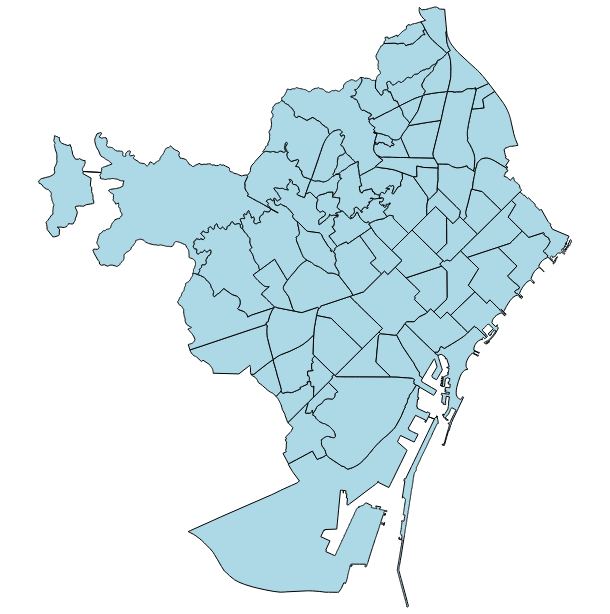

Notebook source saved alongside this figure:
### Code cell
neigh = pd.read_csv("Data/Neigh/neigh.csv")
neigh["geometry"] = neigh["geom"].apply(wkt.loads)

neigh = gpd.GeoDataFrame(
    neigh,
    geometry="geometry",
    crs="EPSG:4326"
)
neigh = neigh[["name", "geometry"]]
neigh["geometry"] = neigh.buffer(0)

neigh_layer = alt.Chart(neigh).mark_geoshape(
    stroke="black",
    fill="lightblue"
).properties(
    width=600,
    height=600
    
).encode(
    tooltip=['name']
)
neigh_layer

### Figure 1 — Vega-Lite specification as saved in the notebook (floating-point values rounded to 4 significant figures; data arrays with more than 128 entries replaced by an {"elided": "..."} marker saying what was removed)
{"config": {"view": {"continuousWidth": 300, "continuousHeight": 300}}, "data": {"name": "data-ff3992ad043cdfa6038f5a9446ee4523"}, "mark": {"type": "geoshape", "fill": "lightblue", "stroke": "black"}, "encoding": {"tooltip": [{"field": "name", "type": "nominal"}]}, "height": 600, "width": 600, "$schema": "https://vega.github.io/schema/vega-lite/v6.1.0.json", "datasets": {"data-ff3992ad043cdfa6038f5a9446ee4523": [{"name": "la Barceloneta", "type": "Feature", "geometry": {"type": "Polygon", "coordinates": {"elided": "1x539x2 float values"}}}, {"name": "la Marina del Prat Vermell", "type": "Feature", "geometry": {"type": "Polygon", "coordinates": {"elided": "1x2940x2 float values"}}}, {"name": "Sant Antoni", "type": "Feature", "geometry": {"type": "Polygon", "coordinates": [[[2.168, 41.38], [2.168, 41.38], [2.158, 41.38], [2.156, 41.38], [2.154, 41.38], [2.151, 41.38], [2.15, 41.38], [2.15, 41.38], [2.152, 41.38], [2.153, 41.38], [2.156, 41.38], [2.159, 41.38], [2.161, 41.38], [2.162, 41.38], [2.163, 41.39], [2.164, 41.39], [2.165, 41.39], [2.164, 41.39], [2.163, 41.38], [2.167, 41.38], [2.168, 41.38]]]}}, {"name": "Vallvidrera, el Tibidabo i les Planes", "type": "Feature", "geometry": {"type": "Polygon", "coordinates": {"elided": "1x1725x2 float values"}}}, {"name": "Sarrià", "type": "Feature", "geometry": {"type": "Polygon", "coordinates": {"elided": "1x656x2 float values"}}}, {"name": "Vallcarca i els Penitents", "type": "Feature", "geometry": {"type": "Polygon", "coordinates": {"elided": "1x521x2 float values"}}}, {"name": "Baró de Viver", "type": "Feature", "geometry": {"type": "Polygon", "coordinates": [[[2.197, 41.44], [2.196, 41.44], [2.196, 41.44], [2.196, 41.44], [2.196, 41.44], [2.197, 41.45], [2.197, 41.45], [2.198, 41.45], [2.198, 41.45], [2.2, 41.45], [2.201, 41.45], [2.202, 41.45], [2.203, 41.45], [2.203, 41.45], [2.202, 41.45], [2.202, 41.45], [2.199, 41.45], [2.199, 41.45], [2.199, 41.44], [2.2, 41.44], [2.197, 41.44]]]}}, {"name": "Sant Genís dels Agudells", "type": "Feature", "geometry": {"type": "Polygon", "coordinates": {"elided": "1x580x2 float values"}}}, {"name": "Horta", "type": "Feature", "geometry": {"type": "Polygon", "coordinates": {"elided": "1x671x2 float values"}}}, {"name": "l'Antiga Esquerra de l'Eixample", "type": "Feature", "geometry": {"type": "Polygon", "coordinates": [[[2.157, 41.39], [2.158, 41.39], [2.16, 41.39], [2.161, 41.39], [2.162, 41.39], [2.164, 41.39], [2.165, 41.39], [2.165, 41.39], [2.164, 41.39], [2.163, 41.39], [2.162, 41.38], [2.161, 41.38], [2.159, 41.38], [2.157, 41.38], [2.156, 41.38], [2.154, 41.39], [2.153, 41.39], [2.152, 41.39], [2.151, 41.39], [2.148, 41.39], [2.148, 41.39], [2.144, 41.39], [2.144, 41.39], [2.144, 41.39], [2.144, 41.39], [2.144, 41.39], [2.144, 41.39], [2.145, 41.39], [2.145, 41.39], [2.145, 41.39], [2.145, 41.39], [2.145, 41.39], [2.145, 41.39], [2.145, 41.39], [2.145, 41.39], [2.145, 41.39], [2.145, 41.39], [2.145, 41.39], [2.145, 41.39], [2.145, 41.39], [2.145, 41.39], [2.155, 41.4], [2.155, 41.4], [2.156, 41.39], [2.157, 41.39]]]}}, {"name": "el Raval", "type": "Feature", "geometry": {"type": "Polygon", "coordinates": {"elided": "1x95x2 float values"}}}, {"name": "el Barri Gòtic", "type": "Feature", "geometry": {"type": "Polygon", "coordinates": {"elided": "1x119x2 float values"}}}, {"name": "Sant Pere, Santa Caterina i la Ribera", "type": "Feature", "geometry": {"type": "Polygon", "coordinates": {"elided": "1x65x2 float values"}}}, {"name": "el Fort Pienc", "type": "Feature", "geometry": {"type": "Polygon", "coordinates": [[[2.184, 41.39], [2.182, 41.39], [2.181, 41.39], [2.18, 41.39], [2.176, 41.39], [2.176, 41.39], [2.176, 41.39], [2.176, 41.39], [2.176, 41.39], [2.176, 41.39], [2.176, 41.39], [2.176, 41.39], [2.176, 41.39], [2.176, 41.39], [2.176, 41.39], [2.176, 41.4], [2.176, 41.4], [2.176, 41.4], [2.176, 41.4], [2.176, 41.4], [2.176, 41.4], [2.176, 41.4], [2.177, 41.4], [2.177, 41.4], [2.177, 41.4], [2.178, 41.4], [2.178, 41.4], [2.177, 41.4], [2.177, 41.4], [2.177, 41.4], [2.176, 41.4], [2.176, 41.4], [2.175, 41.4], [2.174, 41.4], [2.173, 41.4], [2.175, 41.4], [2.185, 41.4], [2.187, 41.4], [2.187, 41.39], [2.187, 41.39], [2.187, 41.39], [2.187, 41.39], [2.187, 41.39], [2.187, 41.39], [2.187, 41.39], [2.187, 41.39], [2.187, 41.39], [2.187, 41.39], [2.187, 41.39], [2.187, 41.39], [2.187, 41.39], [2.184, 41.39]]]}}, {"name": "la Sagrada Família", "type": "Feature", "geometry": {"type": "Polygon", "coordinates": [[[2.173, 41.4], [2.173, 41.4], [2.173, 41.4], [2.171, 41.4], [2.17, 41.4], [2.17, 41.4], [2.17, 41.4], [2.172, 41.4], [2.169, 41.41], [2.175, 41.41], [2.179, 41.41], [2.181, 41.41], [2.182, 41.41], [2.183, 41.41], [2.186, 41.4], [2.185, 41.4], [2.185, 41.4], [2.175, 41.4], [2.173, 41.4]]]}}, {"name": "la Dreta de l'Eixample", "type": "Feature", "geometry": {"type": "Polygon", "coordinates": {"elided": "1x65x2 float values"}}}, {"name": "la Nova Esquerra de l'Eixample", "type": "Feature", "geometry": {"type": "Polygon", "coordinates": [[[2.152, 41.38], [2.15, 41.38], [2.149, 41.38], [2.149, 41.38], [2.148, 41.38], [2.142, 41.38], [2.143, 41.39], [2.143, 41.39], [2.143, 41.39], [2.143, 41.39], [2.144, 41.39], [2.144, 41.39], [2.148, 41.39], [2.148, 41.39], [2.151, 41.39], [2.152, 41.39], [2.153, 41.39], [2.154, 41.39], [2.156, 41.38], [2.157, 41.38], [2.159, 41.38], [2.156, 41.38], [2.153, 41.38], [2.152, 41.38]]]}}, {"name": "el Poble-sec", "type": "Feature", "geometry": {"type": "Polygon", "coordinates": {"elided": "1x312x2 float values"}}}, {"name": "la Marina de Port", "type": "Feature", "geometry": {"type": "Polygon", "coordinates": {"elided": "1x182x2 float values"}}}, {"name": "la Font de la Guatlla", "type": "Feature", "geometry": {"type": "Polygon", "coordinates": {"elided": "1x91x2 float values"}}}, {"name": "Hostafrancs", "type": "Feature", "geometry": {"type": "Polygon", "coordinates": {"elided": "1x91x2 float values"}}}, {"name": "la Bordeta", "type": "Feature", "geometry": {"type": "Polygon", "coordinates": {"elided": "1x92x2 float values"}}}, {"name": "Sants - Badal", "type": "Feature", "geometry": {"type": "Polygon", "coordinates": [[[2.13, 41.38], [2.13, 41.38], [2.131, 41.37], [2.131, 41.37], [2.132, 41.37], [2.132, 41.37], [2.132, 41.37], [2.131, 41.37], [2.131, 41.37], [2.131, 41.37], [2.131, 41.37], [2.131, 41.37], [2.13, 41.37], [2.13, 41.37], [2.13, 41.37], [2.129, 41.37], [2.129, 41.37], [2.129, 41.37], [2.129, 41.37], [2.128, 41.37], [2.128, 41.37], [2.127, 41.37], [2.127, 41.37], [2.126, 41.37], [2.126, 41.37], [2.126, 41.37], [2.125, 41.37], [2.125, 41.37], [2.124, 41.37], [2.124, 41.37], [2.124, 41.37], [2.124, 41.37], [2.124, 41.37], [2.124, 41.37], [2.124, 41.37], [2.124, 41.37], [2.124, 41.37], [2.124, 41.37], [2.123, 41.37], [2.122, 41.38], [2.122, 41.38], [2.122, 41.38], [2.122, 41.38], [2.123, 41.38], [2.125, 41.38], [2.128, 41.38], [2.129, 41.38], [2.129, 41.38], [2.13, 41.38], [2.13, 41.38], [2.13, 41.38]]]}}, {"name": "Sants", "type": "Feature", "geometry": {"type": "Polygon", "coordinates": {"elided": "1x106x2 float values"}}}, {"name": "les Corts", "type": "Feature", "geometry": {"type": "Polygon", "coordinates": {"elided": "1x82x2 float values"}}}, {"name": "la Maternitat i Sant Ramon", "type": "Feature", "geometry": {"type": "Polygon", "coordinates": {"elided": "1x86x2 float values"}}}, {"name": "Pedralbes", "type": "Feature", "geometry": {"type": "Polygon", "coordinates": {"elided": "1x313x2 float values"}}}, {"name": "les Tres Torres", "type": "Feature", "geometry": {"type": "Polygon", "coordinates": {"elided": "1x116x2 float values"}}}, {"name": "Sant Gervasi - la Bonanova", "type": "Feature", "geometry": {"type": "Polygon", "coordinates": {"elided": "1x514x2 float values"}}}, {"name": "Sant Gervasi - Galvany", "type": "Feature", "geometry": {"type": "Polygon", "coordinates": {"elided": "1x134x2 float values"}}}, {"name": "el Putxet i el Farró", "type": "Feature", "geometry": {"type": "Polygon", "coordinates": {"elided": "1x185x2 float values"}}}, {"name": "el Coll", "type": "Feature", "geometry": {"type": "Polygon", "coordinates": {"elided": "1x179x2 float values"}}}, {"name": "la Salut", "type": "Feature", "geometry": {"type": "Polygon", "coordinates": {"elided": "1x169x2 float values"}}}, {"name": "la Vila de Gràcia", "type": "Feature", "geometry": {"type": "Polygon", "coordinates": {"elided": "1x84x2 float values"}}}, {"name": "el Camp d'en Grassot i Gràcia Nova", "type": "Feature", "geometry": {"type": "Polygon", "coordinates": [[[2.169, 41.4], [2.167, 41.4], [2.166, 41.4], [2.165, 41.4], [2.165, 41.4], [2.164, 41.4], [2.164, 41.4], [2.163, 41.4], [2.162, 41.4], [2.162, 41.4], [2.162, 41.4], [2.164, 41.4], [2.163, 41.41], [2.163, 41.41], [2.163, 41.41], [2.163, 41.41], [2.162, 41.41], [2.162, 41.41], [2.161, 41.41], [2.161, 41.41], [2.161, 41.41], [2.161, 41.41], [2.16, 41.41], [2.16, 41.41], [2.16, 41.41], [2.159, 41.41], [2.158, 41.41], [2.158, 41.41], [2.16, 41.41], [2.161, 41.41], [2.162, 41.41], [2.162, 41.41], [2.163, 41.41], [2.164, 41.41], [2.164, 41.41], [2.164, 41.41], [2.165, 41.41], [2.169, 41.41], [2.172, 41.4], [2.169, 41.4]]]}}, {"name": "el Baix Guinardó", "type": "Feature", "geometry": {"type": "Polygon", "coordinates": [[[2.17, 41.41], [2.169, 41.41], [2.165, 41.41], [2.164, 41.41], [2.164, 41.41], [2.164, 41.41], [2.163, 41.41], [2.162, 41.41], [2.161, 41.41], [2.161, 41.41], [2.161, 41.41], [2.161, 41.41], [2.162, 41.41], [2.162, 41.41], [2.162, 41.41], [2.162, 41.41], [2.163, 41.41], [2.163, 41.41], [2.163, 41.41], [2.163, 41.41], [2.164, 41.41], [2.164, 41.41], [2.164, 41.41], [2.164, 41.41], [2.166, 41.41], [2.166, 41.41], [2.167, 41.42], [2.167, 41.42], [2.168, 41.42], [2.168, 41.42], [2.168, 41.42], [2.168, 41.42], [2.168, 41.42], [2.168, 41.42], [2.168, 41.42], [2.168, 41.42], [2.169, 41.42], [2.169, 41.42], [2.169, 41.42], [2.169, 41.42], [2.169, 41.42], [2.169, 41.42], [2.169, 41.42], [2.169, 41.42], [2.169, 41.42], [2.169, 41.42], [2.169, 41.42], [2.169, 41.42], [2.169, 41.41], [2.17, 41.41], [2.17, 41.41], [2.17, 41.41], [2.17, 41.41], [2.17, 41.41], [2.171, 41.41], [2.171, 41.41], [2.171, 41.41], [2.171, 41.41], [2.172, 41.41], [2.173, 41.41], [2.174, 41.41], [2.174, 41.41], [2.17, 41.41]]]}}, {"name": "Can Baró", "type": "Feature", "geometry": {"type": "Polygon", "coordinates": {"elided": "1x329x2 float values"}}}, {"name": "el Clot", "type": "Feature", "geometry": {"type": "Polygon", "coordinates": [[[2.192, 41.41], [2.194, 41.41], [2.194, 41.41], [2.194, 41.41], [2.194, 41.41], [2.195, 41.41], [2.195, 41.41], [2.195, 41.41], [2.195, 41.41], [2.196, 41.41], [2.197, 41.41], [2.197, 41.41], [2.197, 41.41], [2.195, 41.41], [2.193, 41.41], [2.191, 41.41], [2.19, 41.41], [2.188, 41.4], [2.188, 41.4], [2.188, 41.4], [2.188, 41.4], [2.188, 41.4], [2.187, 41.4], [2.187, 41.4], [2.187, 41.4], [2.187, 41.4], [2.187, 41.4], [2.186, 41.4], [2.186, 41.4], [2.186, 41.4], [2.186, 41.4], [2.183, 41.41], [2.185, 41.41], [2.186, 41.41], [2.187, 41.41], [2.187, 41.41], [2.187, 41.41], [2.187, 41.42], [2.187, 41.42], [2.188, 41.41], [2.189, 41.41], [2.19, 41.41], [2.191, 41.42], [2.191, 41.42], [2.192, 41.41]]]}}, {"name": "el Guinardó", "type": "Feature", "geometry": {"type": "Polygon", "coordinates": {"elided": "1x327x2 float values"}}}, {"name": "la Teixonera", "type": "Feature", "geometry": {"type": "Polygon", "coordinates": {"elided": "1x127x2 float values"}}}, {"name": "la Font d'en Fargues", "type": "Feature", "geometry": {"type": "Polygon", "coordinates": {"elided": "1x211x2 float values"}}}, {"name": "la Vall d'Hebron", "type": "Feature", "geometry": {"type": "Polygon", "coordinates": {"elided": "1x235x2 float values"}}}, {"name": "el Carmel", "type": "Feature", "geometry": {"type": "Polygon", "coordinates": {"elided": "1x373x2 float values"}}}, {"name": "el Parc i la Llacuna del Poblenou", "type": "Feature", "geometry": {"type": "Polygon", "coordinates": [[[2.194, 41.41], [2.195, 41.4], [2.195, 41.4], [2.196, 41.4], [2.197, 41.4], [2.197, 41.4], [2.197, 41.4], [2.197, 41.4], [2.195, 41.4], [2.194, 41.4], [2.194, 41.4], [2.195, 41.4], [2.196, 41.4], [2.195, 41.4], [2.191, 41.39], [2.19, 41.39], [2.189, 41.39], [2.188, 41.39], [2.187, 41.39], [2.185, 41.39], [2.182, 41.39], [2.187, 41.39], [2.187, 41.39], [2.187, 41.39], [2.187, 41.39], [2.187, 41.39], [2.187, 41.39], [2.187, 41.39], [2.187, 41.39], [2.187, 41.39], [2.187, 41.39], [2.187, 41.39], [2.187, 41.39], [2.187, 41.39], [2.187, 41.4], [2.185, 41.4], [2.186, 41.4], [2.186, 41.4], [2.186, 41.4], [2.186, 41.4], [2.187, 41.4], [2.187, 41.4], [2.187, 41.4], [2.187, 41.4], [2.187, 41.4], [2.188, 41.4], [2.188, 41.4], [2.188, 41.4], [2.188, 41.4], [2.188, 41.4], [2.19, 41.41], [2.191, 41.41], [2.193, 41.41], [2.194, 41.41], [2.194, 41.41]]]}}, {"name": "Montbau", "type": "Feature", "geometry": {"type": "Polygon", "coordinates": {"elided": "1x458x2 float values"}}}, {"name": "Provençals del Poblenou", "type": "Feature", "geometry": {"type": "Polygon", "coordinates": [[[2.196, 41.41], [2.194, 41.41], [2.193, 41.41], [2.191, 41.41], [2.193, 41.41], [2.195, 41.41], [2.197, 41.41], [2.198, 41.41], [2.202, 41.41], [2.203, 41.42], [2.205, 41.42], [2.208, 41.42], [2.21, 41.42], [2.21, 41.42], [2.21, 41.42], [2.209, 41.42], [2.209, 41.42], [2.208, 41.42], [2.208, 41.42], [2.208, 41.42], [2.207, 41.42], [2.209, 41.41], [2.21, 41.41], [2.211, 41.41], [2.212, 41.41], [2.211, 41.41], [2.21, 41.41], [2.209, 41.41], [2.208, 41.41], [2.206, 41.41], [2.204, 41.41], [2.202, 41.41], [2.199, 41.41], [2.196, 41.41]]]}}, {"name": "la Clota", "type": "Feature", "geometry": {"type": "Polygon", "coordinates": {"elided": "1x141x2 float values"}}}, {"name": "Vilapicina i la Torre Llobeta", "type": "Feature", "geometry": {"type": "Polygon", "coordinates": [[[2.166, 41.43], [2.166, 41.43], [2.166, 41.43], [2.166, 41.43], [2.167, 41.43], [2.167, 41.43], [2.169, 41.43], [2.169, 41.43], [2.17, 41.43], [2.172, 41.43], [2.173, 41.43], [2.174, 41.43], [2.175, 41.43], [2.176, 41.43], [2.177, 41.43], [2.178, 41.43], [2.183, 41.43], [2.184, 41.43], [2.184, 41.43], [2.184, 41.43], [2.179, 41.43], [2.177, 41.43], [2.177, 41.43], [2.177, 41.43], [2.176, 41.43], [2.176, 41.43], [2.176, 41.43], [2.17, 41.43], [2.17, 41.43], [2.167, 41.43], [2.165, 41.43], [2.164, 41.43], [2.164, 41.43], [2.164, 41.43], [2.164, 41.43], [2.164, 41.43], [2.164, 41.43], [2.164, 41.43], [2.164, 41.43], [2.165, 41.43], [2.165, 41.43], [2.166, 41.43], [2.165, 41.43], [2.164, 41.43], [2.164, 41.43], [2.164, 41.43], [2.165, 41.43], [2.165, 41.43], [2.166, 41.43]]]}}, {"name": "Porta", "type": "Feature", "geometry": {"type": "Polygon", "coordinates": [[[2.185, 41.44], [2.183, 41.43], [2.183, 41.43], [2.183, 41.43], [2.183, 41.43], [2.183, 41.43], [2.178, 41.43], [2.177, 41.43], [2.176, 41.43], [2.175, 41.43], [2.175, 41.43], [2.174, 41.43], [2.174, 41.43], [2.174, 41.43], [2.174, 41.43], [2.173, 41.43], [2.173, 41.43], [2.173, 41.43], [2.173, 41.43], [2.172, 41.43], [2.172, 41.43], [2.172, 41.44], [2.172, 41.44], [2.172, 41.44], [2.173, 41.44], [2.173, 41.44], [2.173, 41.44], [2.174, 41.44], [2.174, 41.44], [2.174, 41.44], [2.174, 41.44], [2.174, 41.44], [2.174, 41.44], [2.174, 41.44], [2.175, 41.44], [2.175, 41.44], [2.175, 41.44], [2.175, 41.44], [2.175, 41.44], [2.175, 41.44], [2.175, 41.44], [2.175, 41.44], [2.175, 41.44], [2.179, 41.44], [2.18, 41.44], [2.182, 41.44], [2.182, 41.44], [2.185, 41.44]]]}}, {"name": "el Turó de la Peira", "type": "Feature", "geometry": {"type": "Polygon", "coordinates": {"elided": "1x105x2 float values"}}}, {"name": "Can Peguera", "type": "Feature", "geometry": {"type": "Polygon", "coordinates": {"elided": "1x78x2 float values"}}}, {"name": "la Guineueta", "type": "Feature", "geometry": {"type": "Polygon", "coordinates": {"elided": "1x149x2 float values"}}}, {"name": "Canyelles", "type": "Feature", "geometry": {"type": "Polygon", "coordinates": {"elided": "1x237x2 float values"}}}, {"name": "Sant Martí de Provençals", "type": "Feature", "geometry": {"type": "Polygon", "coordinates": [[[2.197, 41.41], [2.197, 41.41], [2.197, 41.41], [2.197, 41.41], [2.196, 41.41], [2.195, 41.41], [2.195, 41.41], [2.195, 41.41], [2.195, 41.41], [2.194, 41.41], [2.194, 41.41], [2.194, 41.41], [2.194, 41.41], [2.192, 41.41], [2.193, 41.42], [2.194, 41.42], [2.193, 41.42], [2.193, 41.42], [2.193, 41.42], [2.193, 41.42], [2.193, 41.42], [2.193, 41.42], [2.194, 41.42], [2.194, 41.42], [2.195, 41.42], [2.196, 41.42], [2.198, 41.42], [2.199, 41.42], [2.199, 41.42], [2.199, 41.42], [2.199, 41.42], [2.2, 41.42], [2.202, 41.42], [2.203, 41.42], [2.204, 41.42], [2.204, 41.42], [2.205, 41.42], [2.205, 41.42], [2.203, 41.42], [2.202, 41.41], [2.198, 41.41], [2.197, 41.41]]]}}, {"name": "les Roquetes", "type": "Feature", "geometry": {"type": "Polygon", "coordinates": {"elided": "1x343x2 float values"}}}, {"name": "Verdun", "type": "Feature", "geometry": {"type": "Polygon", "coordinates": [[[2.175, 41.44], [2.175, 41.44], [2.175, 41.44], [2.175, 41.44], [2.174, 41.44], [2.174, 41.44], [2.174, 41.44], [2.174, 41.44], [2.174, 41.44], [2.174, 41.44], [2.174, 41.44], [2.174, 41.44], [2.173, 41.44], [2.173, 41.44], [2.173, 41.44], [2.173, 41.44], [2.173, 41.44], [2.173, 41.44], [2.173, 41.44], [2.173, 41.44], [2.173, 41.44], [2.173, 41.44], [2.173, 41.44], [2.173, 41.44], [2.172, 41.44], [2.172, 41.44], [2.172, 41.44], [2.172, 41.44], [2.172, 41.44], [2.172, 41.44], [2.173, 41.44], [2.174, 41.44], [2.174, 41.44], [2.174, 41.44], [2.175, 41.44], [2.175, 41.44], [2.175, 41.44], [2.176, 41.44], [2.176, 41.44], [2.176, 41.45], [2.177, 41.45], [2.177, 41.45], [2.178, 41.45], [2.178, 41.45], [2.179, 41.45], [2.179, 41.45], [2.179, 41.45], [2.179, 41.45], [2.179, 41.45], [2.18, 41.45], [2.179, 41.45], [2.179, 41.44], [2.178, 41.44], [2.178, 41.44], [2.178, 41.44], [2.178, 41.44], [2.177, 41.44], [2.177, 41.44], [2.176, 41.44], [2.175, 41.44]]]}}, {"name": "la Prosperitat", "type": "Feature", "geometry": {"type": "Polygon", "coordinates": [[[2.176, 41.44], [2.175, 41.44], [2.175, 41.44], [2.175, 41.44], [2.175, 41.44], [2.175, 41.44], [2.175, 41.44], [2.175, 41.44], [2.175, 41.44], [2.175, 41.44], [2.175, 41.44], [2.175, 41.44], [2.176, 41.44], [2.177, 41.44], [2.177, 41.44], [2.178, 41.44], [2.178, 41.44], [2.178, 41.44], [2.178, 41.44], [2.179, 41.44], [2.179, 41.45], [2.18, 41.45], [2.18, 41.45], [2.18, 41.45], [2.18, 41.45], [2.18, 41.45], [2.181, 41.45], [2.182, 41.45], [2.183, 41.45], [2.185, 41.45], [2.186, 41.45], [2.187, 41.45], [2.187, 41.45], [2.187, 41.45], [2.187, 41.45], [2.188, 41.45], [2.186, 41.44], [2.186, 41.44], [2.185, 41.44], [2.182, 41.44], [2.182, 41.44], [2.18, 41.44], [2.179, 41.44], [2.176, 41.44]]]}}, {"name": "la Trinitat Nova", "type": "Feature", "geometry": {"type": "Polygon", "coordinates": {"elided": "1x128x2 float values"}}}, {"name": "Ciutat Meridiana", "type": "Feature", "geometry": {"type": "Polygon", "coordinates": {"elided": "1x170x2 float values"}}}, {"name": "Vallbona", "type": "Feature", "geometry": {"type": "Polygon", "coordinates": {"elided": "1x80x2 float values"}}}, {"name": "la Trinitat Vella", "type": "Feature", "geometry": {"type": "Polygon", "coordinates": {"elided": "1x99x2 float values"}}}, {"name": "Torre Baró", "type": "Feature", "geometry": {"type": "Polygon", "coordinates": {"elided": "1x492x2 float values"}}}, {"name": "el Bon Pastor", "type": "Feature", "geometry": {"type": "Polygon", "coordinates": {"elided": "1x143x2 float values"}}}, {"name": "Sant Andreu", "type": "Feature", "geometry": {"type": "Polygon", "coordinates": {"elided": "1x122x2 float values"}}}, {"name": "la Sagrera", "type": "Feature", "geometry": {"type": "Polygon", "coordinates": {"elided": "1x77x2 float values"}}}, {"name": "el Congrés i els Indians", "type": "Feature", "geometry": {"type": "Polygon", "coordinates": [[[2.181, 41.42], [2.181, 41.42], [2.181, 41.42], [2.181, 41.42], [2.181, 41.42], [2.181, 41.42], [2.181, 41.42], [2.18, 41.42], [2.177, 41.43], [2.176, 41.43], [2.176, 41.43], [2.177, 41.43], [2.177, 41.43], [2.177, 41.43], [2.179, 41.43], [2.184, 41.43], [2.184, 41.43], [2.184, 41.43], [2.184, 41.42], [2.184, 41.42], [2.184, 41.42], [2.183, 41.42], [2.182, 41.42], [2.182, 41.42], [2.182, 41.42], [2.181, 41.42], [2.181, 41.42]]]}}, {"name": "Navas", "type": "Feature", "geometry": {"type": "Polygon", "coordinates": [[[2.189, 41.42], [2.19, 41.42], [2.191, 41.42], [2.191, 41.42], [2.191, 41.42], [2.191, 41.42], [2.191, 41.42], [2.191, 41.42], [2.191, 41.42], [2.19, 41.41], [2.189, 41.41], [2.188, 41.41], [2.183, 41.42], [2.181, 41.42], [2.18, 41.42], [2.18, 41.42], [2.181, 41.42], [2.181, 41.42], [2.181, 41.42], [2.182, 41.42], [2.182, 41.42], [2.182, 41.42], [2.183, 41.42], [2.184, 41.42], [2.184, 41.42], [2.186, 41.42], [2.187, 41.42], [2.187, 41.42], [2.189, 41.42]]]}}, {"name": "el Camp de l'Arpa del Clot", "type": "Feature", "geometry": {"type": "Polygon", "coordinates": [[[2.185, 41.41], [2.183, 41.41], [2.182, 41.41], [2.181, 41.41], [2.179, 41.41], [2.175, 41.41], [2.181, 41.42], [2.183, 41.42], [2.187, 41.42], [2.187, 41.42], [2.187, 41.41], [2.187, 41.41], [2.187, 41.41], [2.186, 41.41], [2.185, 41.41]]]}}, {"name": "la Vila Olímpica del Poblenou", "type": "Feature", "geometry": {"type": "Polygon", "coordinates": {"elided": "1x288x2 float values"}}}, {"name": "el Poblenou", "type": "Feature", "geometry": {"type": "Polygon", "coordinates": {"elided": "1x85x2 float values"}}}, {"name": "la Verneda i la Pau", "type": "Feature", "geometry": {"type": "Polygon", "coordinates": {"elided": "1x78x2 float values"}}}, {"name": "Diagonal Mar i el Front Marítim del Poblenou", "type": "Feature", "geometry": {"type": "Polygon", "coordinates": {"elided": "1x388x2 float values"}}}, {"name": "el Besòs i el Maresme", "type": "Feature", "geometry": {"type": "Polygon", "coordinates": {"elided": "1x492x2 float values"}}}]}}
